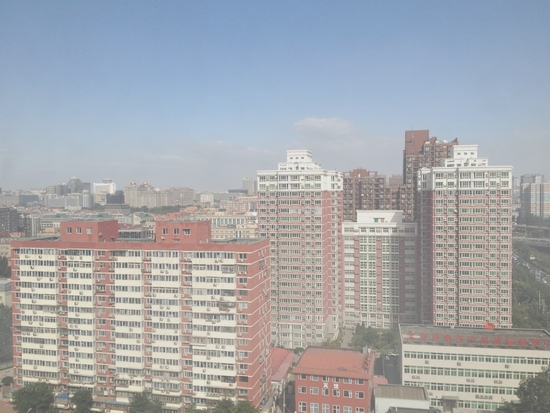
#> input picture data/tinySOTS/hazy/0001_0.8_0.2.jpg, 550 x 413 px
$ jupyter execute --allow-errors demo.ipynb   (shell and % lines are left out)
#> lines starting #> are read from the running program, lines starting #| are printed output that depends on the picture
### dcp.py
import numpy as np
import scipy as sc
from typing import List, Optional, Union, Tuple
import time

def _rgb2gray(A):
    r, g, b = A[..., 0], A[..., 1], A[..., 2]
    return 0.2989 * r + 0.5870 * g + 0.1140 * b

def _expand_dims_as(A, B, left=False):
    """
    make len(A.shape) = len(B.shape)
    """
    while len(A.shape) < len(B.shape):
        if left:
            A = A[np.newaxis, ...]
        else:
            A = A[..., np.newaxis]
    return A

def get_dark_channel(img: np.ndarray, patch_size: Tuple[int, int]=(15,15)) -> np.ndarray:
    if len(img.shape) == 3 and img.shape[-1] == 3:
        img_min = np.min(img, axis=-1)
    elif len(img.shape) == 2 or (len(img.shape) == 3 and img.shape[-1] == 1):
        img_min = img.copy()
    else:
        raise NotImplementedError

    # ## keep the same output shape
    # img_padding = np.pad(img_min,
    #                  ((patch_size // 2, patch_size // 2),
    #                  (patch_size // 2, patch_size // 2)),
    #                  mode='edge')

    # ## window min filter
    # dc = np.empty_like(img_min)
    # for i, j in np.ndindex(img_min.shape):
    #     dc[i, j, ...] = np.min(img_padding[i:i+patch_size, j:j+patch_size, ...])

    return sc.ndimage.minimum_filter(img_min, patch_size, mode='nearest')

def get_mask(dc, top_ratio:float=1e-3) -> Union[float, np.ndarray]:
    """
    average of the top-intensity pixels
    """
    numpix = max(int(dc.shape[0] * dc.shape[1] * top_ratio), 1)

    dc_flatten = dc.flatten()
    indices = np.argsort(dc_flatten)[-numpix:]
    mask = np.full_like(dc_flatten, False)
    mask[indices] = True

    return mask


def get_atmos_light(im, dc, top_ratio:float=1e-3) -> Union[float, np.ndarray]:
    """
    average of the top-intensity pixels
    """
    numpix = max(int(dc.shape[0] * dc.shape[1] * top_ratio), 1)

    dc_flatten = dc.flatten()
    indices = np.argsort(dc_flatten)[-numpix:]
    mask = np.full_like(dc_flatten, False)
    mask[indices] = True

    if len(im.shape) == 3:
        mask = np.reshape(mask, dc.shape)[:, :, np.newaxis]
    elif len(im.shape) == 2:
        mask = np.reshape(mask, dc.shape)
    else:
        raise NotImplementedError

    res = mask * im
    return np.sum(res, axis=(0,1)) / numpix

def get_tilde_t(im, A, omega=0.95, **kwarg):
    # while len(A.shape) < len(im.shape):
    #     A = A[np.newaxis, :]
    A = _expand_dims_as(A, im, left=True)
    return 1 - omega * get_dark_channel(im / A, **kwarg)

def get_laplace_matting_matrix(I:np.ndarray, consts:np.ndarray=None, eps=1e-7, win_size:int=1):
    """
    The original version is offered by Levin matlab code
    """
    h, w, c = I.shape
    img_size = h * w
    neb_size = (win_size * 2 + 1) ** 2

    ## the verse of "mask"
    if consts is not None:
        consts = sc.ndimage.binary_erosion(consts, structure=np.ones((win_size * 2 + 1, win_size * 2 + 1)))
        tlen = np.sum(1 - consts[win_size:h-win_size, win_size:w-win_size]) * (neb_size ** 2)
    else:
        tlen = (h-2*win_size) * (w-2*win_size) * neb_size ** 2

    indsM = np.arange(0, img_size).reshape(h, w)
    row_inds = np.zeros(tlen, dtype=int)
    col_inds = np.zeros(tlen, dtype=int)
    vals = np.zeros(tlen)
    LEN = 0

    for j in range(win_size, w - win_size):
        for i in range(win_size, h - win_size):
            if consts is not None and consts[i, j]:
                continue

            win_inds = indsM[i - win_size:i + win_size + 1, j - win_size: j + win_size + 1].flatten()
            winI = I[i - win_size: i + win_size + 1, j - win_size: j + win_size + 1].reshape(neb_size, c)
            win_mu = np.mean(winI, axis=0).reshape(3, 1)
            win_var = np.linalg.inv(winI.T @ winI / neb_size - (win_mu@win_mu.T) + eps / neb_size * np.eye(c))
            winI = winI - np.tile(win_mu.T, (neb_size, 1))
            tvals = (1 + (winI @ win_var) @ winI.T) / neb_size

            row_inds[LEN:LEN + neb_size**2] = np.tile(win_inds, (neb_size, 1)).flatten()
            col_inds[LEN:LEN + neb_size**2] = np.repeat(win_inds, neb_size).flatten()
            vals[LEN:LEN + neb_size**2] = tvals.flatten()

            LEN += neb_size**2

    vals = vals[:LEN]

    row_inds = row_inds[:LEN]
    col_inds = col_inds[:LEN]

    A = sc.sparse.coo_matrix((vals, (row_inds, col_inds)), shape=(img_size, img_size))

    sumA = np.array(np.sum(A, axis=1)).squeeze()

    return sc.sparse.diags(sumA, 0, (img_size, img_size)) - A

def guided_filter(I, p, ks:Tuple[int, int]=(5,5), eps=1e-2):
    # TODO: rgb or gray
    if len(I.shape) == 3 and I.shape[-1] == 3:
        I = _rgb2gray(I)

    filter_mean = np.ones(ks)
    filter_mean /= np.sum(filter_mean)

    p = _expand_dims_as(p, I)
    filter_mean = _expand_dims_as(filter_mean, I)

    mean_I = sc.ndimage.convolve(I, filter_mean, mode="nearest")
    mean_p = sc.ndimage.convolve(p, filter_mean, mode="nearest")
    corr_Ip = sc.ndimage.convolve(I * p , filter_mean, mode="nearest")
    corr_I = sc.ndimage.convolve(I * I , filter_mean, mode="nearest")

    var_I = corr_I - mean_I * mean_I
    cov_Ip = corr_Ip - mean_I * mean_p

    a = cov_Ip / (var_I + eps)
    b = mean_p - a * mean_I

    mean_a = sc.ndimage.convolve(a, filter_mean, mode="nearest")
    mean_b = sc.ndimage.convolve(b, filter_mean, mode="nearest")

    res = mean_a * I + mean_b

    return res

def soft_matting(
    I:np.ndarray, p, lam=1e-4, **kwargs
):
    L = get_laplace_matting_matrix(I=I, **kwargs)
    # t = sc.sparse.linalg.spsolve(L + lam * sc.sparse.diags([1] * L.shape[0], 0), lam * p.flatten())
    t, info = sc.sparse.linalg.cg(L + lam * sc.sparse.diags([1] * L.shape[0], 0), lam * p.flatten())
    return t.reshape(p.shape)

def get_t(L, tilde_t, lam=1e-4, ):
    t = sc.sparse.linalg.spsolve(L + lam * sc.sparse.diags([1] * L.shape[0], 0), lam * tilde_t.flatten())
    return t.reshape(tilde_t.shape)

def get_J(I, A, t, t0=0.1, clip=True):
    A = _expand_dims_as(A, I, left=True)
    t = np.clip(t, a_min=t0, a_max=1)
    t = _expand_dims_as(t, I)
    res = (I - A) / t + A
    if clip:
        res = np.clip(res, a_min=0, a_max=1)
    return res

def get_depth(t, beta=0.388):
    return  - np.log(t) / beta

## TODO:
def fast_guide_filter():
    pass

### TinySOTS.py
import matplotlib.pyplot as plt
import os
from collections import OrderedDict, namedtuple
import re
import numpy as np

SOTS_DATA = namedtuple('data', ['gt', 'hazy'])

class TinySOTS(object):
    def __init__(self, root:str) -> None:
        self.root = root
        self.gt_dir = os.path.join(self.root, "gt")
        # self.gt_list = os.listdir(self.gt_dir)

        self.hazy_dir = os.path.join(self.root, "hazy")
        # self.hazy_list = os.listdir(self.hazy_dir)

        self.gt = OrderedDict()
        self.hazy = OrderedDict()
        self.index = []

        self._prepare()

    def _get_prefix(self, filename):
        pattern = r"(\d{4})"
        match = re.search(pattern, filename)
        return match.group(1)

    def _prepare(self):
        D1 = {}
        for name in os.listdir(self.gt_dir):
            pre = self._get_prefix(name)
            D1[pre] = os.path.join(self.gt_dir, name)

        D2 = {}
        for name in os.listdir(self.hazy_dir):
            pre = self._get_prefix(name)
            D2[pre] = os.path.join(self.hazy_dir, name)

        if D1.keys() != D2.keys():
            raise ValueError

        self.gt = OrderedDict(sorted(D1.items(), key=lambda s:s[0]))
        self.hazy = OrderedDict(sorted(D2.items(), key=lambda s:s[0]))
        self.index = list(self.gt.keys())
        return len(self.index)

    def __len__(self):
        return len(self.index)

    def __getitem__(self, idx):
        k = self.index[idx]
        gt = plt.imread(self.gt[k])
        if gt.dtype == np.uint8:
            gt = gt / 255
        hazy = plt.imread(self.hazy[k])
        if hazy.dtype == np.uint8:
            hazy = hazy / 255

        return SOTS_DATA(gt, hazy)

### demo.ipynb
[cell 1]
import argparse
from PIL import Image
from dcp import *
import matplotlib.pyplot as plt

## old

[cell 2]
im0 = Image.open("./data/tinySOTS/hazy/0001_0.8_0.2.jpg")
#> im0 is the input picture: PIL image 550x413 RGB; mean R, G, B 164.5, 167.5, 172.6
im = np.asarray(im0, dtype=np.float64)/255

[cell 3]
tmp = plt.imread("./data/tinySOTS/hazy/0001_0.8_0.2.jpg")

[cell 4]
tmp = plt.imread("./data/tinySOTS/gt/0001.png")
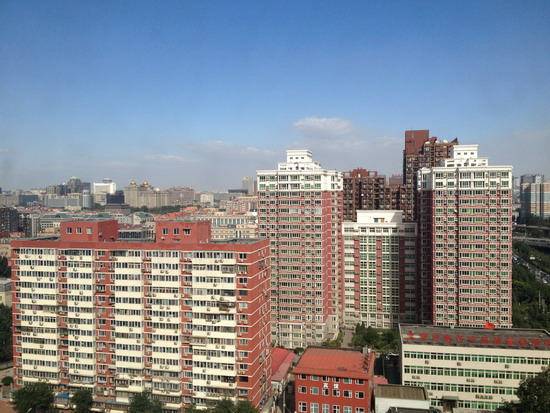
#> input picture data/tinySOTS/gt/0001.png, 550 x 413 px
#> tmp is the input picture: shape (413, 550, 3) float32; mean R, G, B 0.515, 0.536, 0.571

[cell 5]
tmp.max()
#> Out = 1

[cell 6]
dc = get_dark_channel(im, patch_size=(15,15))
#> in get_dark_channel, `return sc.ndimage.minimum_filter(img_min, patch_size, mode='nearest')`:
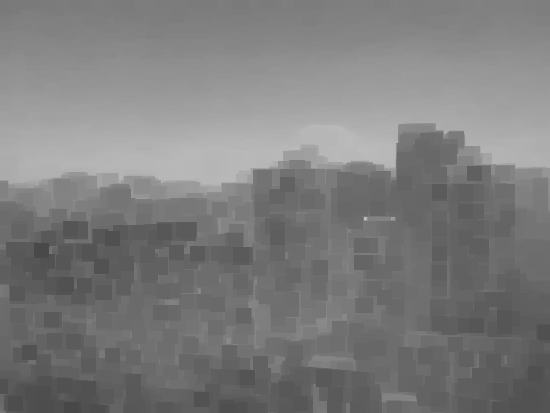
#> returned value: shape (413, 550) float64; min 0.282, max 0.769, mean 0.489
A = get_atmos_light(im, dc, top_ratio=1e-3)
#> in get_atmos_light, `indices = np.argsort(dc_flatten)[-numpix:]`: indices = 227 values, max 120815 at index 223, min 69628 at index 25, mean 81170.7
#> in get_atmos_light, `res = mask * im`:
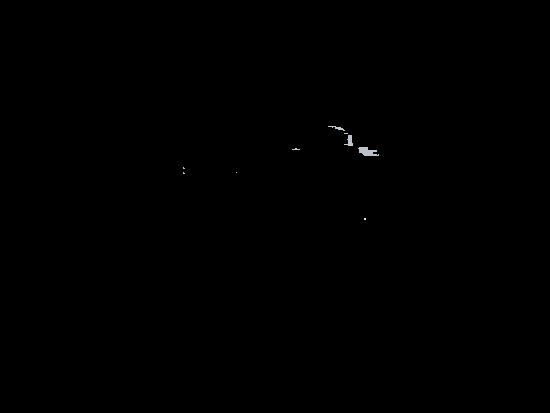
#> res: shape (413, 550, 3) float64; mean R, G, B 0.000747, 0.000765, 0.000794
#> A = [0.748, 0.765, 0.795]
tilde_t = get_tilde_t(im, A)
#> the loop in _expand_dims_as, `while len(A.shape) < len(B.shape):` made 2 passes
#> in get_tilde_t, `A = _expand_dims_as(A, im, left=True)`: A = [[0.748, 0.765, 0.795]]
#> in get_tilde_t, `return 1 - omega * get_dark_channel(im / A, **kwarg)`:
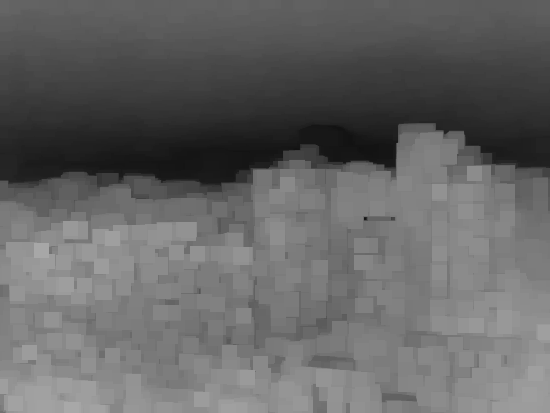
#> returned value: shape (413, 550) float64; min 0.0672, max 0.663, mean 0.398

[cell 7]
t1 = soft_matting(im, tilde_t)
#> after the loop in get_laplace_matting_matrix, `for j in range(win_size, w - win_size):`: LEN = 18243468
#> in soft_matting, `t, info = sc.sparse.linalg.cg(L + lam * sc.sparse.diags([1] * L.shape[..`: info = 0

[cell 8]
t2 = guided_filter(im, tilde_t)
#> in _rgb2gray, `r, g, b = A[..., 0], A[..., 1], A[..., 2]`:
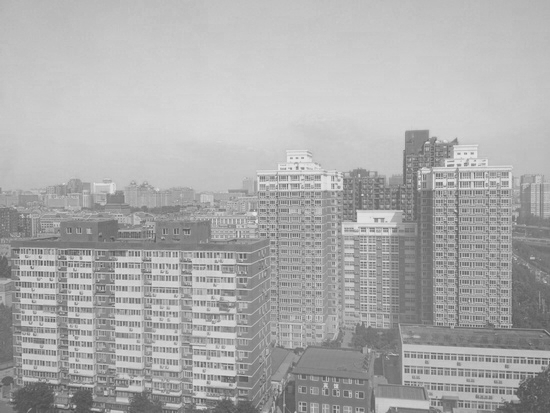
#> b: shape (413, 550) float64; min 0.282, max 0.906, mean 0.677
#> in guided_filter, `filter_mean = _expand_dims_as(filter_mean, I)`: filter_mean = [[0.04, 0.04, 0.04, 0.04, 0.04], [0.04, 0.04, 0.04, 0.04, 0.04], [0.04, 0.04, 0.04, 0.04, 0.04], [0.04, 0.04, 0.04, 0.04, 0.04], [0.04, 0.04, 0.04, 0.04, 0.04]]
#> in guided_filter, `cov_Ip = corr_Ip - mean_I * mean_p`:
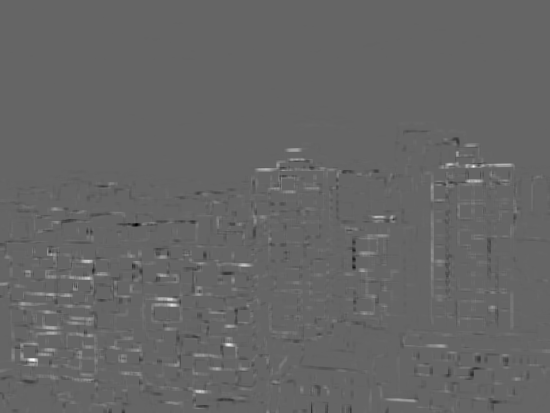
#> cov_Ip: shape (413, 550) float64; min -0.00556, max 0.00843, mean 3.29e-05; drawn with min black and max white
#> in guided_filter, `b = mean_p - a * mean_I`:
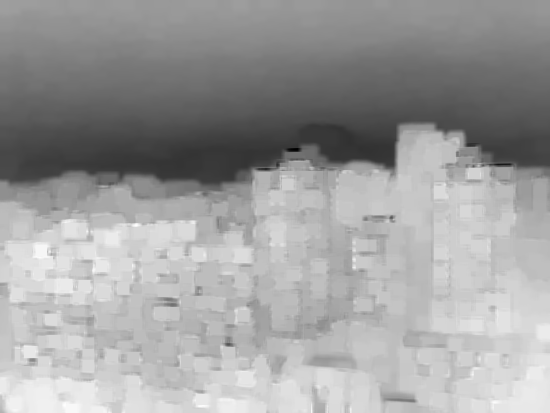
#> b: shape (413, 550) float64; min -0.0732, max 0.682, mean 0.396; drawn with min black and max white

[cell 9]
J1 = get_J(im, A=A, t=t1)
#> in get_J, `A = _expand_dims_as(A, I, left=True)`: A = [[0.748, 0.765, 0.795]]
#> in get_J, `res = np.clip(res, a_min=0, a_max=1)`:
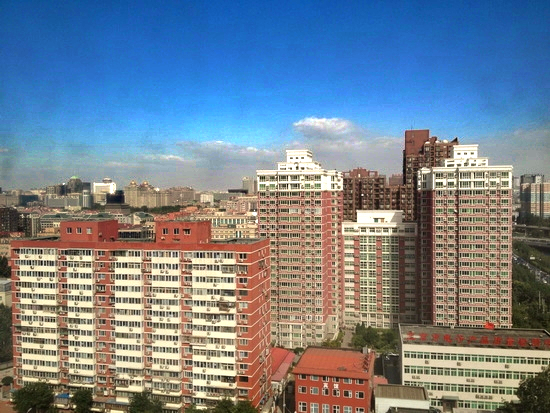
#> res: shape (413, 550, 3) float64; mean R, G, B 0.458, 0.512, 0.565
J2 = get_J(im, A=A, t=t2)
#> call 2 of get_J, with A = array of shape (3,), t0 = 0.1, clip = True
#> in get_J (call 2), `res = (I - A) / t + A`:
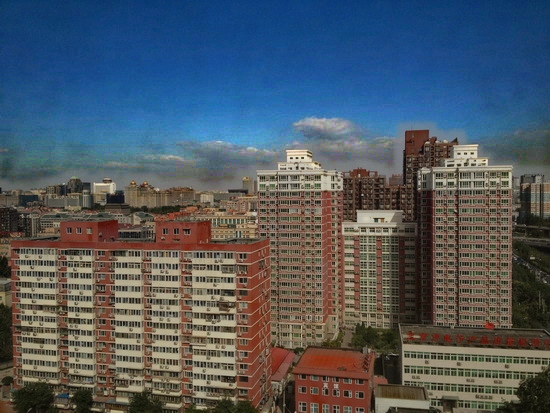
#> res: shape (413, 550, 3) float64; mean R, G, B 0.454, 0.51, 0.565; drawn with min black and max white

[cell 10]
plt.imshow(im)

[cell 11]
plt.figure(figsize=(12, 5), tight_layout=True)
plt.subplot(1, 2, 1)
plt.imshow(J1)

plt.subplot(1, 2, 2)
plt.imshow(J2)

#> (a cell that did not finish here is left out)

[cell 13]
D = get_depth(t1)
#> in get_depth, `return  - np.log(t) / beta`:
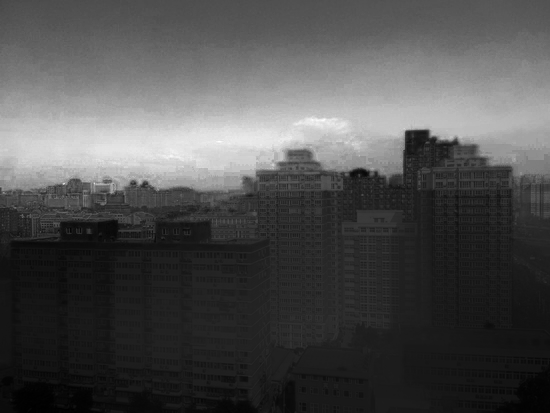
#> returned value: shape (413, 550) float64; min 1.26, max 5.45, mean 2.56; drawn with min black and max white

[cell 14]
D.max(), D.min()
#> Out = (5.45, 1.26)

[cell 15]
plt.imshow(D, cmap="hot")

## new

[cell 16]
from TinySOTS import TinySOTS
from dcp import *
import os
import matplotlib.pyplot as plt

[cell 17]
ds = TinySOTS(root="./data/tinySOTS/")

[cell 18]
output_dir = "./output/"

[cell 19]
opt_byte = {
"cmap": "gray",
"vmin": 0,
"vmax" : 1,
}

opt_rgb = {
"vmin": 0,
"vmax" : 1,
}

[cell 20]
import time

#> (a cell that did not finish here is left out)

[cell 22]
for i in range(len(ds)):
    gt, hazy = ds[i]
    pre = ds.index[i]

    dc = get_dark_channel(hazy, patch_size=(15,15))
    mask = get_mask(dc, top_ratio=1e-3)
    A = get_atmos_light(hazy, dc, top_ratio=1e-3)
    tilde_t = get_tilde_t(hazy, A)

    t1 = time.time()
    t3 = guided_filter(hazy, tilde_t)
    t2 = time.time()
    print(t2 - t1)
    break
#> this loop made 1 pass

    # [8 lines of commented-out code are left out]

[cell 23]
hazy.shape
#> Out = (413, 550, 3)

[cell 24]
ds[0].hazy.shape

[cell 25]
def PSNR(original, compressed):
    mse = np.mean((original - compressed) ** 2)
    if(mse == 0):  # MSE is zero means no noise is present in the signal .
                  # Therefore PSNR have no importance.
        return 100
    psnr = 10 * np.log10(1 / mse)
    return psnr

[cell 26]
from skimage.metrics import structural_similarity as ssim

[cell 27]
def SSIM(A, B):
    ssim_r = ssim(A[:, :, 0], B[:, :, 0], data_range=1.0)
    ssim_g = ssim(A[:, :, 1], B[:, :, 1], data_range=1.0)
    ssim_b = ssim(A[:, :, 2], B[:, :, 2], data_range=1.0)
    return  (ssim_r + ssim_g + ssim_b) / 3

[cell 28]
p1 = {}
p2 = {}
s1 = {}
s2 = {}

#> (the rest of this cell did not finish here and is left out)

    J1 = plt.imread(os.path.join(output_dir, pre+"_J1.png"))[...,:3]
    if J1.dtype == np.uint8:
        J1 = J1 / 255
    J2 = plt.imread(os.path.join(output_dir, pre+"_J2.png"))[...,:3]
    if J2.dtype == np.uint8:
        J2 = J2 / 255

    p1[pre] = PSNR(gt, J1)
    p2[pre] = PSNR(gt, J2)

    s1[pre] = SSIM(gt, J1)
    s2[pre] = SSIM(gt, J2)

[cell 29]
p1
